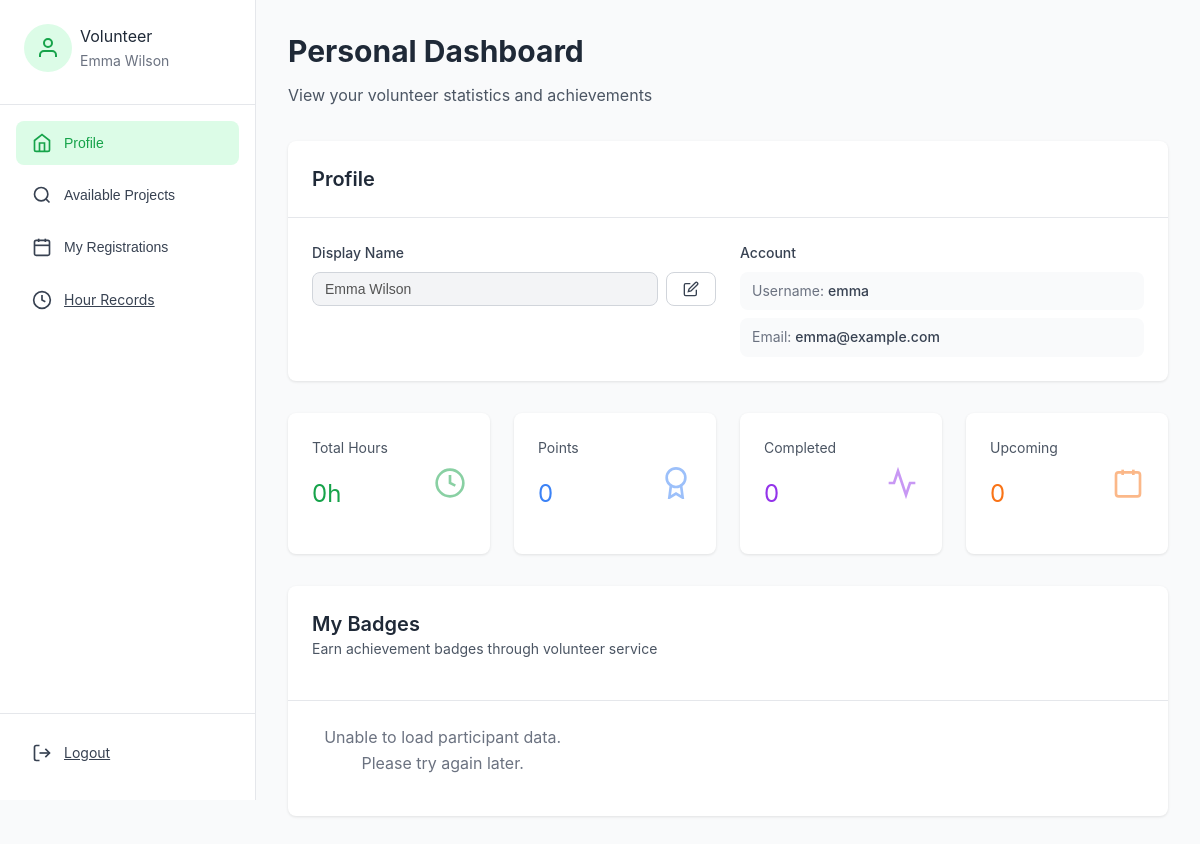
The page /participant/dashboard (signed in) on the database its author committed.
### models.py (models this page shows, shortened)
class User(UserMixin, db.Model):
    id = db.Column(db.Integer, primary_key=True)
    username = db.Column(db.String(80), unique=True, nullable=False)
    email = db.Column(db.String(120), unique=True, nullable=False)
    password_hash = db.Column(db.String(200), nullable=False)
    user_type = db.Column(db.String(20), nullable=False)  # participant, organization, admin
    display_name = db.Column(db.String(120))
    description = db.Column(db.Text)
    is_active = db.Column(db.Boolean, default=True, nullable=False)
    created_at = db.Column(db.DateTime, default=datetime.utcnow)
    projects = relationship('Project', backref='organization', lazy=True)
    registrations = relationship('Registration', backref='user', lazy=True)
    volunteer_records = relationship('VolunteerRecord', backref='user', lazy=True)
    badge_awards = relationship('UserBadge', backref='user', lazy=True)

### api/views.py (the view)
@bp.route('/participant/dashboard')
@login_required
def participant_dashboard():
    if current_user.user_type != 'participant':
        return redirect(url_for('auth.login'))
    return render_template('participant_dashboard.html', user=current_user)

### app.py (called while the page is built)
@login_manager.user_loader
def load_user(user_id):
    return User.query.get(int(user_id))

### templates/participant_dashboard.html (shortened to what this page needs)
<!DOCTYPE html>
<html lang="en">
<head>
    <link rel="stylesheet" href="{{ url_for('static', filename='css/style.css') }}">
</head>
<body style="background-color: var(--gray-50);">
    <aside class="sidebar">
        <div class="sidebar-header">
            <div class="flex items-center gap-2 mb-2">
                <div style="width: 3rem; height: 3rem; background-color: #dcfce7; border-radius: 50%; display: flex; align-items: center; justify-content: center;">
                    <svg xmlns="http://www.w3.org/2000/svg" width="24" height="24" viewBox="0 0 24 24" fill="none" stroke="currentColor" stroke-width="2" style="color: var(--primary-green);">
                        <path d="M20 21v-2a4 4 0 0 0-4-4H8a4 4 0 0 0-4 4v2"/>
                        <circle cx="12" cy="7" r="4"/>
                    </svg>
                </div>
                <div>
                    <div>Volunteer</div>
                    <div class="text-sm text-gray-500" id="sidebar-username">{{ user.display_name or user.username }}</div>
                </div>
            </div>
        </div>
        <nav class="sidebar-nav">
            <button class="nav-item active" data-tab="overview">
                <svg xmlns="http://www.w3.org/2000/svg" width="20" height="20" viewBox="0 0 24 24" fill="none" stroke="currentColor" stroke-width="2">
                    <path d="M3 9l9-7 9 7v11a2 2 0 0 1-2 2H5a2 2 0 0 1-2-2z"/>
                    <polyline points="9 22 9 12 15 12 15 22"/>
                </svg>
                <span>Profile</span>
            </button>
            <button class="nav-item" data-tab="browse">
                <svg xmlns="http://www.w3.org/2000/svg" width="20" height="20" viewBox="0 0 24 24" fill="none" stroke="currentColor" stroke-width="2">
                    <circle cx="11" cy="11" r="8"/>
                    <path d="m21 21-4.35-4.35"/>
                </svg>
                <span>Available Projects</span>
            </button>
            <button class="nav-item" data-tab="registrations">
                <svg xmlns="http://www.w3.org/2000/svg" width="20" height="20" viewBox="0 0 24 24" fill="none" stroke="currentColor" stroke-width="2">
                    <rect x="3" y="4" width="18" height="18" rx="2" ry="2"/>
                    <line x1="16" y1="2" x2="16" y2="6"/>
                    <line x1="8" y1="2" x2="8" y2="6"/>
                    <line x1="3" y1="10" x2="21" y2="10"/>
                </svg>
                <span>My Registrations</span>
            </button>
            <a href="/volunteer-record" class="nav-item">
                <svg xmlns="http://www.w3.org/2000/svg" width="20" height="20" viewBox="0 0 24 24" fill="none" stroke="currentColor" stroke-width="2">
                    <circle cx="12" cy="12" r="10"/>
                    <polyline points="12 6 12 12 16 14"/>
                </svg>
                <span>Hour Records</span>
            </a>
        </nav>
        <div style="position: absolute; bottom: 0; width: 16rem; padding: 1rem; border-top: 1px solid var(--gray-200);">
            <a href="/logout" class="nav-item">
                <svg xmlns="http://www.w3.org/2000/svg" width="20" height="20" viewBox="0 0 24 24" fill="none" stroke="currentColor" stroke-width="2">
                    <path d="M9 21H5a2 2 0 0 1-2-2V5a2 2 0 0 1 2-2h4"/>
                    <polyline points="16 17 21 12 16 7"/>
                    <line x1="21" y1="12" x2="9" y2="12"/>
                </svg>
                <span>Logout</span>
            </a>
        </div>
    </aside>
    <main class="main-content">
        <div class="tab-content active" id="overview-tab">
            <div class="mb-8">
                <h2>Personal Dashboard</h2>
                <p class="text-gray-600">View your volunteer statistics and achievements</p>
            </div>
            <div class="card mb-8">
                <div class="card-header">
                    <h3 style="margin: 0;">Profile</h3>
                </div>
                <div class="card-content">
                    <div class="grid grid-cols-2" style="gap: 1.5rem;">
                        <div>
                            <label style="display: block; font-weight: 500; margin-bottom: 0.5rem; color: var(--gray-700); font-size: 0.875rem;">Display Name</label>
                            <div class="flex items-center gap-2" id="display-name-container">
                                <input
                                    type="text"
                                    id="display-name-input"
                                    value="{{ user.display_name or '' }}"
                                    placeholder="{{ user.username }}"
                                    disabled
                                    style="flex: 1; padding: 0.5rem 0.75rem; border: 1px solid var(--gray-300); border-radius: var(--border-radius); font-size: 0.875rem; background-color: var(--gray-100); transition: all 0.2s;"
                                    maxlength="120"
                                />
                                <button id="edit-display-name-btn" class="btn btn-outline" style="padding: 0.5rem 1rem; font-size: 0.875rem;">
                                    <svg xmlns="http://www.w3.org/2000/svg" width="16" height="16" viewBox="0 0 24 24" fill="none" stroke="currentColor" stroke-width="2">
                                        <path d="M11 4H4a2 2 0 0 0-2 2v14a2 2 0 0 0 2 2h14a2 2 0 0 0 2-2v-7"/>
                                        <path d="M18.5 2.5a2.121 2.121 0 0 1 3 3L12 15l-4 1 1-4 9.5-9.5z"/>
                                    </svg>
                                </button>
                            </div>
                        </div>
                        <div>
                            <label style="display: block; font-weight: 500; margin-bottom: 0.5rem; color: var(--gray-700); font-size: 0.875rem;">Account</label>
                            <div style="display: flex; flex-direction: column; gap: 0.5rem;">
                                <div style="padding: 0.5rem 0.75rem; background-color: var(--gray-50); border-radius: var(--border-radius); font-size: 0.875rem;">
                                    <span style="color: var(--gray-500);">Username:</span> <span style="color: var(--gray-700); font-weight: 500;">{{ user.username }}</span>
                                </div>
                                <div style="padding: 0.5rem 0.75rem; background-color: var(--gray-50); border-radius: var(--border-radius); font-size: 0.875rem;">
                                    <span style="color: var(--gray-500);">Email:</span> <span style="color: var(--gray-700); font-weight: 500;">{{ user.email }}</span>
                                </div>
                            </div>
                        </div>
                    </div>
                </div>
            </div>
            <div class="grid grid-cols-4 mb-8">
                <div class="card">
                    <div class="card-content">
                        <div class="flex items-center justify-between">
                            <div>
                                <p class="text-sm text-gray-600 mb-1">Total Hours</p>
                                <p style="font-size: 1.5rem; color: var(--primary-green);" id="stat-total-hours">0h</p>
                            </div>
                            <svg xmlns="http://www.w3.org/2000/svg" width="32" height="32" viewBox="0 0 24 24" fill="none" stroke="currentColor" stroke-width="2" style="color: var(--primary-green); opacity: 0.5;">
                                <circle cx="12" cy="12" r="10"/>
                                <polyline points="12 6 12 12 16 14"/>
                            </svg>
                        </div>
                    </div>
                </div>
                <div class="card">
                    <div class="card-content">
                        <div class="flex items-center justify-between">
                            <div>
                                <p class="text-sm text-gray-600 mb-1">Points</p>
                                <p style="font-size: 1.5rem; color: var(--secondary-blue);" id="stat-total-points">0</p>
                            </div>
                            <svg xmlns="http://www.w3.org/2000/svg" width="32" height="32" viewBox="0 0 24 24" fill="none" stroke="currentColor" stroke-width="2" style="color: var(--secondary-blue); opacity: 0.5;">
                                <circle cx="12" cy="8" r="7"/>
                                <polyline points="8.21 13.89 7 23 12 20 17 23 15.79 13.88"/>
                            </svg>
                        </div>
                    </div>
                </div>
                <div class="card">
                    <div class="card-content">
                        <div class="flex items-center justify-between">
                            <div>
                                <p class="text-sm text-gray-600 mb-1">Completed</p>
                                <p style="font-size: 1.5rem; color: var(--accent-purple);" id="stat-completed">0</p>
                            </div>
                            <svg xmlns="http://www.w3.org/2000/svg" width="32" height="32" viewBox="0 0 24 24" fill="none" stroke="currentColor" stroke-width="2" style="color: var(--accent-purple); opacity: 0.5;">
                                <polyline points="22 12 18 12 15 21 9 3 6 12 2 12"/>
                            </svg>
                        </div>
                    </div>
                </div>
                <div class="card">
                    <div class="card-content">
                        <div class="flex items-center justify-between">
                            <div>
                                <p class="text-sm text-gray-600 mb-1">Upcoming</p>
                                <p style="font-size: 1.5rem; color: var(--accent-orange);" id="stat-upcoming">0</p>
                            </div>
                            <svg xmlns="http://www.w3.org/2000/svg" width="32" height="32" viewBox="0 0 24 24" fill="none" stroke="currentColor" stroke-width="2" style="color: var(--accent-orange); opacity: 0.5;">
                                <rect x="3" y="4" width="18" height="18" rx="2" ry="2"/>
                                <line x1="16" y1="2" x2="16" y2="6"/>
                                <line x1="8" y1="2" x2="8" y2="6"/>
                            </svg>
                        </div>
                    </div>
                </div>
            </div>
            <div class="card mb-8">
                <div class="card-header">
                    <h3 style="margin: 0;">My Badges</h3>
                    <p class="text-sm text-gray-600 mt-1">Earn achievement badges through volunteer service</p>
                </div>
                <div class="card-content">
                    <div class="grid grid-cols-3" id="badges-container">
                    </div>
                </div>
            </div>
        </div>
    </main>
</body>
</html>

### static/css/style.css (style rules this page uses)
* { margin: 0; padding: 0; box-sizing: border-box; }
:root { --primary-green: #16a34a; --primary-green-dark: #15803d; --primary-green-light: #22c55e; --secondary-blue: #3b82f6; --secondary-blue-dark: #2563eb; --accent-purple: #9333ea; --accent-orange: #f97316; --accent-pink: #ec4899; --accent-yellow: #eab308; --gray-50: #f9fafb; --gray-100: #f3f4f6; --gray-200: #e5e7eb; --gray-300: #d1d5db; --gray-400: #9ca3af; --gray-500: #6b7280; --gray-600: #4b5563; --gray-700: #374151; --gray-800: #1f2937; --gray-900: #111827; --white: #ffffff; --border-radius: 8px; --shadow: 0 1px 3px 0 rgba(0, 0, 0, 0.1); --shadow-md: 0 4px 6px -1px rgba(0, 0, 0, 0.1); --shadow-lg: 0 10px 15px -3px rgba(0, 0, 0, 0.1); }
body { font-family: -apple-system, BlinkMacSystemFont, 'Segoe UI', Roboto, 'Helvetica Neue', Arial, sans-serif; line-height: 1.6; color: var(--gray-800); background-color: var(--gray-50); }
h2 { font-size: 1.875rem; font-weight: 700; line-height: 1.3; margin-bottom: 0.75rem; }
h3 { font-size: 1.25rem; font-weight: 600; line-height: 1.4; margin-bottom: 0.5rem; }
p { margin-bottom: 1rem; }
.btn { display: inline-flex; align-items: center; justify-content: center; padding: 0.625rem 1.25rem; border-radius: var(--border-radius); font-weight: 500; cursor: pointer; transition: all 0.2s; border: none; text-decoration: none; font-size: 0.875rem; }
.btn-outline { background-color: transparent; border: 1px solid var(--gray-300); color: var(--gray-700); }
.card { background-color: var(--white); border-radius: var(--border-radius); box-shadow: var(--shadow); overflow: hidden; }
.card-header { padding: 1.5rem; border-bottom: 1px solid var(--gray-200); }
.card-content { padding: 1.5rem; }
label { display: block; margin-bottom: 0.5rem; font-weight: 500; font-size: 0.875rem; color: var(--gray-700); }
input[type="text"], input[type="email"], input[type="password"], input[type="number"], input[type="date"], select, textarea { width: 100%; padding: 0.625rem 0.875rem; border: 1px solid var(--gray-300); border-radius: var(--border-radius); font-size: 0.875rem; transition: border-color 0.2s; }
.grid { display: grid; gap: 1.5rem; }
.grid-cols-2 { grid-template-columns: repeat(2, minmax(0, 1fr)); }
.grid-cols-3 { grid-template-columns: repeat(3, minmax(0, 1fr)); }
.grid-cols-4 { grid-template-columns: repeat(4, minmax(0, 1fr)); }
.flex { display: flex; }
.items-center { align-items: center; }
.justify-between { justify-content: space-between; }
.gap-2 { gap: 0.5rem; }
.mb-2 { margin-bottom: 0.5rem; }
.mb-8 { margin-bottom: 2rem; }
.text-sm { font-size: 0.875rem; }
.text-gray-600 { color: var(--gray-600); }
.text-gray-500 { color: var(--gray-500); }
.sidebar { width: 16rem; background-color: var(--white); border-right: 1px solid var(--gray-200); height: 100vh; position: fixed; left: 0; top: 0; }
.sidebar-header { padding: 1.5rem; border-bottom: 1px solid var(--gray-200); }
.sidebar-nav { padding: 1rem; }
.nav-item { display: flex; align-items: center; gap: 0.75rem; padding: 0.75rem 1rem; border-radius: var(--border-radius); cursor: pointer; transition: background-color 0.2s; margin-bottom: 0.5rem; background: none; border: none; width: 100%; text-align: left; color: var(--gray-700); font-size: 0.875rem; }
.nav-item.active { background-color: #dcfce7; color: var(--primary-green); }
.nav-item svg { width: 1.25rem; height: 1.25rem; }
.main-content { margin-left: 16rem; padding: 2rem; min-height: 100vh; }
.tab-content { display: none; }
.tab-content.active { display: block; }
@media (min-width: 769px) { .grid-cols-2 { grid-template-columns: repeat(2, minmax(0, 1fr)); } }
@media (min-width: 769px) { .grid-cols-3 { grid-template-columns: repeat(3, minmax(0, 1fr)); } }
@media (min-width: 769px) { .grid-cols-4 { grid-template-columns: repeat(4, minmax(0, 1fr)); } }

### rows shown on the page
User: display_name "Emma Wilson", display_name+username "Emma Wilson", username "emma", email "emma@example.com"
